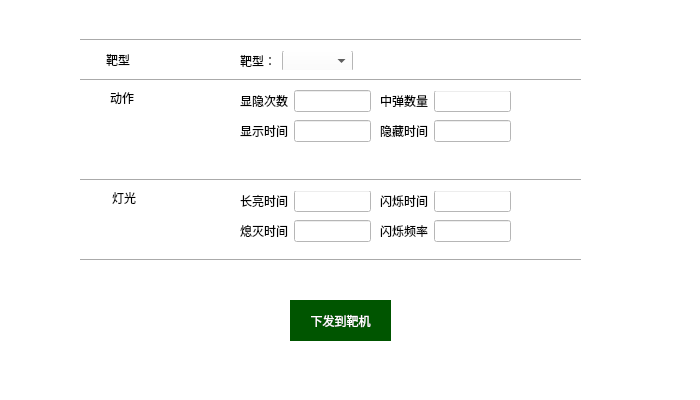
<?xml version="1.0" encoding="UTF-8"?>
<ui version="4.0">
 <class>SetTargetParam</class>
 <widget class="QWidget" name="SetTargetParam">
  <property name="geometry">
   <rect>
    <x>0</x>
    <y>0</y>
    <width>700</width>
    <height>400</height>
   </rect>
  </property>
  <property name="windowTitle">
   <string>Form</string>
  </property>
  <property name="styleSheet">
   <string notr="true">background-color: rgb(255, 255, 255);</string>
  </property>
  <widget class="QPushButton" name="pushButton">
   <property name="geometry">
    <rect>
     <x>290</x>
     <y>300</y>
     <width>101</width>
     <height>41</height>
    </rect>
   </property>
   <property name="styleSheet">
    <string notr="true">background-color: rgb(0, 85, 0);
color: rgb(255, 255, 255);
border:none
</string>
   </property>
   <property name="text">
    <string>下发到靶机</string>
   </property>
  </widget>
  <widget class="QWidget" name="layoutWidget_4">
   <property name="geometry">
    <rect>
     <x>240</x>
     <y>120</y>
     <width>131</width>
     <height>22</height>
    </rect>
   </property>
   <layout class="QHBoxLayout" name="horizontalLayout_5">
    <item>
     <widget class="QLabel" name="label_5">
      <property name="text">
       <string>显示时间</string>
      </property>
     </widget>
    </item>
    <item>
     <widget class="QLineEdit" name="lineEdit"/>
    </item>
   </layout>
  </widget>
  <widget class="QWidget" name="layoutWidget_5">
   <property name="geometry">
    <rect>
     <x>380</x>
     <y>120</y>
     <width>131</width>
     <height>22</height>
    </rect>
   </property>
   <layout class="QHBoxLayout" name="horizontalLayout_6">
    <item>
     <widget class="QLabel" name="label_6">
      <property name="text">
       <string>隐藏时间</string>
      </property>
     </widget>
    </item>
    <item>
     <widget class="QLineEdit" name="lineEdit_2"/>
    </item>
   </layout>
  </widget>
  <widget class="QWidget" name="layoutWidget_6">
   <property name="geometry">
    <rect>
     <x>380</x>
     <y>90</y>
     <width>131</width>
     <height>22</height>
    </rect>
   </property>
   <layout class="QHBoxLayout" name="horizontalLayout_7">
    <item>
     <widget class="QLabel" name="label_7">
      <property name="text">
       <string>中弹数量</string>
      </property>
     </widget>
    </item>
    <item>
     <widget class="QLineEdit" name="lineEdit_3"/>
    </item>
   </layout>
  </widget>
  <widget class="QWidget" name="layoutWidget_8">
   <property name="geometry">
    <rect>
     <x>240</x>
     <y>190</y>
     <width>131</width>
     <height>22</height>
    </rect>
   </property>
   <layout class="QHBoxLayout" name="horizontalLayout_9">
    <item>
     <widget class="QLabel" name="label_9">
      <property name="text">
       <string>长亮时间</string>
      </property>
     </widget>
    </item>
    <item>
     <widget class="QLineEdit" name="lineEdit_4"/>
    </item>
   </layout>
  </widget>
  <widget class="QWidget" name="layoutWidget_9">
   <property name="geometry">
    <rect>
     <x>380</x>
     <y>190</y>
     <width>131</width>
     <height>22</height>
    </rect>
   </property>
   <layout class="QHBoxLayout" name="horizontalLayout_10">
    <item>
     <widget class="QLabel" name="label_10">
      <property name="text">
       <string>闪烁时间</string>
      </property>
     </widget>
    </item>
    <item>
     <widget class="QLineEdit" name="lineEdit_5"/>
    </item>
   </layout>
  </widget>
  <widget class="QWidget" name="layoutWidget_10">
   <property name="geometry">
    <rect>
     <x>240</x>
     <y>220</y>
     <width>131</width>
     <height>22</height>
    </rect>
   </property>
   <layout class="QHBoxLayout" name="horizontalLayout_11">
    <item>
     <widget class="QLabel" name="label_11">
      <property name="text">
       <string>熄灭时间</string>
      </property>
     </widget>
    </item>
    <item>
     <widget class="QLineEdit" name="lineEdit_6"/>
    </item>
   </layout>
  </widget>
  <widget class="QWidget" name="layoutWidget_11">
   <property name="geometry">
    <rect>
     <x>380</x>
     <y>220</y>
     <width>131</width>
     <height>22</height>
    </rect>
   </property>
   <layout class="QHBoxLayout" name="horizontalLayout_12">
    <item>
     <widget class="QLabel" name="label_12">
      <property name="text">
       <string>闪烁频率</string>
      </property>
     </widget>
    </item>
    <item>
     <widget class="QLineEdit" name="lineEdit_7"/>
    </item>
   </layout>
  </widget>
  <widget class="QWidget" name="layoutWidget">
   <property name="geometry">
    <rect>
     <x>240</x>
     <y>50</y>
     <width>113</width>
     <height>22</height>
    </rect>
   </property>
   <layout class="QHBoxLayout" name="horizontalLayout">
    <item>
     <widget class="QLabel" name="label">
      <property name="text">
       <string>靶型：</string>
      </property>
      <property name="alignment">
       <set>Qt::AlignCenter</set>
      </property>
     </widget>
    </item>
    <item>
     <widget class="QComboBox" name="comboBox"/>
    </item>
   </layout>
  </widget>
  <widget class="Line" name="line">
   <property name="geometry">
    <rect>
     <x>80</x>
     <y>30</y>
     <width>501</width>
     <height>21</height>
    </rect>
   </property>
   <property name="orientation">
    <enum>Qt::Horizontal</enum>
   </property>
  </widget>
  <widget class="Line" name="line_2">
   <property name="geometry">
    <rect>
     <x>80</x>
     <y>250</y>
     <width>501</width>
     <height>21</height>
    </rect>
   </property>
   <property name="orientation">
    <enum>Qt::Horizontal</enum>
   </property>
  </widget>
  <widget class="Line" name="line_3">
   <property name="geometry">
    <rect>
     <x>80</x>
     <y>170</y>
     <width>501</width>
     <height>21</height>
    </rect>
   </property>
   <property name="orientation">
    <enum>Qt::Horizontal</enum>
   </property>
  </widget>
  <widget class="Line" name="line_4">
   <property name="geometry">
    <rect>
     <x>80</x>
     <y>70</y>
     <width>501</width>
     <height>21</height>
    </rect>
   </property>
   <property name="orientation">
    <enum>Qt::Horizontal</enum>
   </property>
  </widget>
  <widget class="QLabel" name="label_13">
   <property name="geometry">
    <rect>
     <x>100</x>
     <y>50</y>
     <width>36</width>
     <height>20</height>
    </rect>
   </property>
   <property name="text">
    <string>靶型</string>
   </property>
   <property name="alignment">
    <set>Qt::AlignCenter</set>
   </property>
  </widget>
  <widget class="QLabel" name="label_8">
   <property name="geometry">
    <rect>
     <x>100</x>
     <y>190</y>
     <width>48</width>
     <height>16</height>
    </rect>
   </property>
   <property name="text">
    <string>灯光</string>
   </property>
   <property name="alignment">
    <set>Qt::AlignCenter</set>
   </property>
  </widget>
  <widget class="QLabel" name="label_2">
   <property name="geometry">
    <rect>
     <x>110</x>
     <y>90</y>
     <width>24</width>
     <height>16</height>
    </rect>
   </property>
   <property name="text">
    <string>动作</string>
   </property>
   <property name="alignment">
    <set>Qt::AlignCenter</set>
   </property>
  </widget>
  <widget class="QWidget" name="layoutWidget_7">
   <property name="geometry">
    <rect>
     <x>240</x>
     <y>90</y>
     <width>131</width>
     <height>22</height>
    </rect>
   </property>
   <layout class="QHBoxLayout" name="horizontalLayout_8">
    <item>
     <widget class="QLabel" name="label_14">
      <property name="text">
       <string>显隐次数</string>
      </property>
     </widget>
    </item>
    <item>
     <widget class="QLineEdit" name="lineEdit_8"/>
    </item>
   </layout>
  </widget>
  <zorder>label_8</zorder>
  <zorder>label_2</zorder>
  <zorder>pushButton</zorder>
  <zorder>layoutWidget_4</zorder>
  <zorder>layoutWidget_5</zorder>
  <zorder>layoutWidget_6</zorder>
  <zorder>layoutWidget_8</zorder>
  <zorder>layoutWidget_9</zorder>
  <zorder>layoutWidget_10</zorder>
  <zorder>layoutWidget_11</zorder>
  <zorder>layoutWidget</zorder>
  <zorder>line</zorder>
  <zorder>line_2</zorder>
  <zorder>line_3</zorder>
  <zorder>line_4</zorder>
  <zorder>label_13</zorder>
  <zorder>layoutWidget_7</zorder>
 </widget>
 <resources/>
 <connections/>
</ui>
